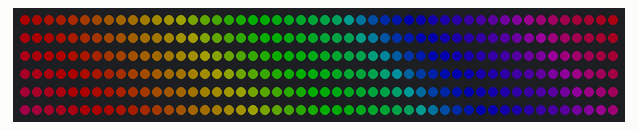
This sketch was run on a simulated Arduino Uno, built with avr-gcc and run on an emulated ATmega328P. Shown: 300 RGB LEDs in strip order, left to right, continuing on the next row. Dim RGB values are drawn brighter than linear.

Above: at 0.16 s.
At 4.1 s:
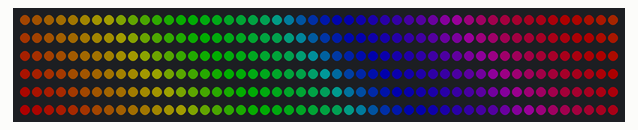
At 9.85 s:
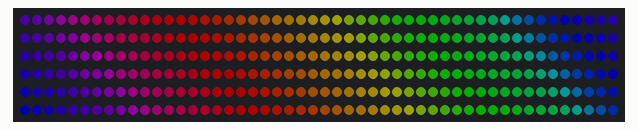
At 19.85 s:
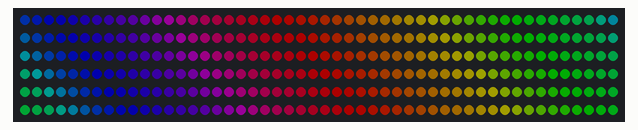
At 29.84 s:
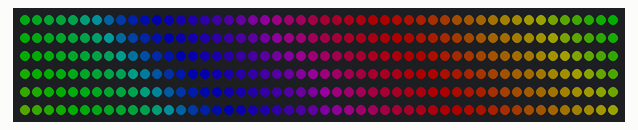
At 39.84 s:
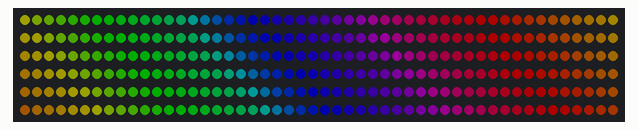

The sketch:

EpicRainbowEffect.ino
```cpp
#include <FastLED.h>

#define LED_PIN 6
#define NUM_LEDS 300

CRGB leds[NUM_LEDS];

uint8_t hue = 0;

void setup() {
  FastLED.addLeds<WS2812B, LED_PIN, GRB>(leds, NUM_LEDS);
  FastLED.setBrightness(50);
}

void loop() {
  for (int i = 0; i<NUM_LEDS; i++){
    leds[i] = CHSV(hue + (i * 5), 255, 255);
  }

  //better verison of delay
  //allows other code to run, based off of internal timer and not order of code
  EVERY_N_MILLISECONDS(10){
    hue++;
  }

  FastLED.show();
}
```
